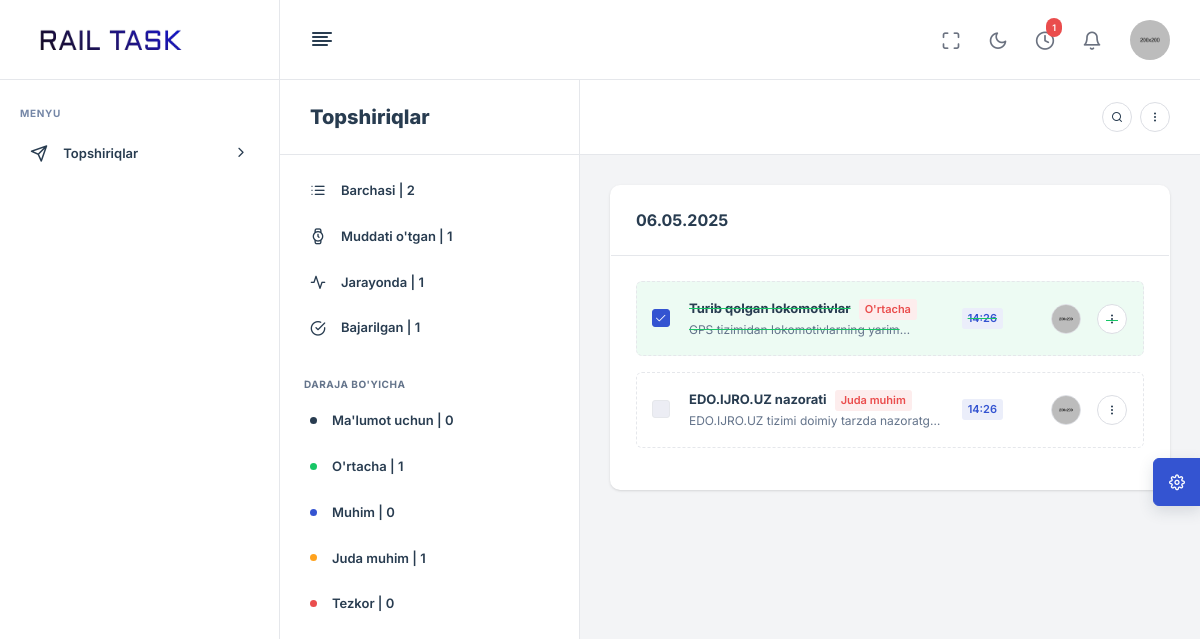
Page /tasks/ (signed in) on the committed database.
### tasks/models.py (models this page shows, shortened)
class Task(models.Model):
    STATUS_CHOICES = [
        ('assigned', 'Topshiriq berildi'),
        ('accepted', 'Qabul qilindi'),
        ('in_progress', 'Bajarilmoqda'),
        ('completed', 'Bajarildi'),
        ('approved', 'Tasdiqlandi'),
        ('expired', 'Bajarilmadi'),
        ('returned', 'Qayta ishlashga yuborildi'),
    ]
    DEGREE_CHOICES = [
        ('info', "Ma'lumot uchun"),
        ('medium', "O'rtacha"),
        ('important', "Muhim"),
        ('very_important', "Juda muhim"),
        ('urgent', "Tezkor"),
    ]
    author = models.ForeignKey(Profile, on_delete=models.CASCADE, related_name='author')
    title = models.CharField(max_length=100)
    description = models.TextField(null=True, blank=True)
    performers = models.ManyToManyField(Profile, related_name='performers')
    status = models.CharField(max_length=50, choices=STATUS_CHOICES)
    received = models.DateField(null=True, blank=True)
    deadline = models.DateTimeField(null=True, blank=True)
    degree = models.CharField(max_length=50, choices=DEGREE_CHOICES, default='medium')
    archived = models.BooleanField(default=False)
    created_at = models.DateTimeField(auto_now_add=True)
    edited_at = models.DateTimeField(auto_now=True)

### tasks/views.py (the view)
# urls.py: path('', TaskListView.as_view(), name='task_list'),
class TaskListView(ListView):
    def get(self, request, *args, **kwargs):
        profile = request.user.profile
        today = timezone.now().date()
        tomorrow = today + timedelta(days=1)
        tasks = Task.objects.filter(archived=False)
        if profile.position == "Bosh muhandis o'rinbosari":
            tasks = tasks.filter(author=profile)
        else:
            tasks = tasks.filter(performers=profile)
        expired_tasks = tasks.filter(deadline__lt=timezone.now()).exclude(status='completed')
        counts = {
            "all": tasks.count(),
            "expired": expired_tasks.count(),
            "in_progress": tasks.filter(status='in_progress').count(),
            "completed": tasks.filter(status='completed').count(),
            "info": tasks.filter(degree='info').count(),
            "medium": tasks.filter(degree='medium').count(),
            "important": tasks.filter(degree='important').count(),
            "very_important": tasks.filter(degree='very_important').count(),
            "urgent": tasks.filter(degree='urgent').count(),
        }
        workers = Profile.objects.all().exclude(position="Bosh muhandis o'rinbosari")
        workers_task_count = {}
        for worker in workers:
            workers_task_count[worker] = tasks.filter(performers=worker).count()
        workers_task_count = dict(sorted(workers_task_count.items(), key=lambda item: item[1], reverse=True))   # sort by task count
        status = request.GET.get('status')
        degree = request.GET.get('degree')
        worker_id = request.GET.get('worker_id')
        if status == 'expired':
            tasks = expired_tasks
        elif status in ['in_progress', 'completed']:
            tasks = tasks.filter(status=status)
        elif degree:
            tasks = tasks.filter(degree=degree)
        elif worker_id:
            worker = Profile.objects.get(id=worker_id)
            tasks = tasks.filter(performers=worker)
        grouped_tasks = {}
        for task in tasks.order_by('deadline'):
            if task.deadline.date() == today:
                key = 'Bugun'
            elif task.deadline.date() == tomorrow:
                key = 'Ertaga'
            elif task.deadline:
                key = task.deadline.strftime('%d.%m.%Y')
            else:
                key = 'Muddatsiz'
            grouped_tasks.setdefault(key, []).append(task)
        exclude_role_names = ['tchzg']
        performers = Profile.objects.exclude(roles__name__in=exclude_role_names)
        return render(request, 'tasks/tasks.html', {
            'grouped_tasks': grouped_tasks,
            'performers': performers,
            'expired_tasks': expired_tasks,
            'counts': counts,
            'workers_task_count': workers_task_count
        })

### templates/tasks/tasks.html (shortened to what this page needs)
{% extends 'base.html' %}
{% load static %}
{% block content %}
<main class="nxl-container apps-container apps-tasks">
    <div class="nxl-content without-header nxl-full-content">
        <div class="main-content d-flex">
            {% if 'workers' in request.path %}
                {% include 'tasks/tasks-workers-sidebar.html' %}
            {% else %}
                {% include 'tasks/tasks-filters-sidebar.html' %}
            {% endif %}
            <div class="content-area" data-scrollbar-target="#psScrollbarInit">
                <div class="content-area-header sticky-top">
                    <div class="page-header-right ms-auto">
                        <div class="hstack gap-2">
                            <div class="hstack">
                                <a href="javascript:void(0)" class="search-form-open-toggle">
                                    <div class="avatar-text avatar-md" data-bs-toggle="tooltip" data-bs-trigger="hover"
                                         title="Search">
                                        <i class="feather-search"></i>
                                    </div>
                                </a>
                            </div>
                            <div class="dropdown d-none d-sm-flex">
                                <a href="javascript:void(0)" class="d-flex" data-bs-toggle="dropdown"
                                   data-bs-offset="0,22" data-bs-auto-close="outside">
                                    <div class="avatar-text avatar-md" data-bs-toggle="tooltip" data-bs-trigger="hover"
                                         title="More Options">
                                        <i class="feather-more-vertical"></i>
                                    </div>
                                </a>
                            </div>
                        </div>
                    </div>
                </div>
                <div class="content-area-body" style="min-height: 93%;">
                    {% for date_label, tasks in grouped_tasks.items %}
                    <div class="card stretch stretch-full">
                        <a href="javascript:void(0);" class="card-header" data-bs-toggle="collapse"
                           data-bs-target="#tasks_collapse_{{forloop.counter}}">
                            <h5 class="mb-0">{{ date_label }}</h5>
                        </a>
                        <div class="card-body collapse show" id="tasks_collapse_{{forloop.counter}}">
                            <ul class="list-unstyled mb-0">
                                {% for task in tasks %}
                                <li class="single-task-list p-3 mb-3 border border-dashed rounded-3 {% if task.status == 'completed' %} task-completed {% endif %}">
                                    <div class="d-flex align-items-center justify-content-between">
                                        <div class="d-flex align-items-center gap-3 me-3">
                                            <div class="custom-control custom-checkbox me-2">
                                            </div>
                                            <div class="d-flex align-items-center gap-3">
                                                <a href="javascript:void(0);" class="single-task-list-link"
                                                   data-bs-toggle="offcanvas" data-bs-target="#tasksDetailsOffcanvas{{task.id}}">
                                                    <div class="fs-13 fw-bold text-truncate-1-line">{{ task.title }}<span class="ms-2 badge bg-soft-danger text-danger">{{ task.get_degree_display }}</span>
                                                    </div>
                                                    <div class="fs-12 fw-normal text-muted text-truncate-1-line">{{ task.description }}
                                                    </div>
                                                </a>
                                            </div>
                                        </div>
                                        <div class="d-flex flex-shrink-0 align-items-center gap-3">
                                            <div class="badge bg-soft-primary text-primary d-md-inline-block d-none">
                                                {{ task.deadline|date:'H:i' }}
                                            </div>
                                            <div class="avatar-image avatar-md d-sm-inline-block d-none">
                                                <img src="{% static 'assets/images/avatar/1.png' %}" alt="user"
                                                     class="img-fluid">
                                            </div>
                                            <div class="dropdown">
                                                <a href="javascript:void(0);" class="avatar-text avatar-md"
                                                   data-bs-toggle="dropdown">
                                                    <i class="feather-more-vertical"></i>
                                                </a>
                                            </div>
                                        </div>
                                    </div>
                                </li>
                                {% endfor %}
                            </ul>
                        </div>
                    </div>
                    {% endfor %}
                </div>
            </div>
        </div>
    </div>
</main>
{% endblock %}

### rows in the picture
Task: date_label "06.05.2025", title "Turib qolgan lokomotivlar", degree "O'rtacha", description "GPS tizimidan lokomotivlarning…", deadline "14:26"
Task: title "EDO.IJRO.UZ nazorati", degree "Juda muhim", description "EDO.IJRO.UZ tizimi doimiy tarzda…", deadline "14:26"

### other values in the picture
{{ expired_tasks|length }} "1"
{{ counts.all }} "2"
{{ counts.expired }} "1"
{{ counts.in_progress }} "1"
{{ counts.completed }} "1"
{{ counts.info }} "0"
{{ counts.medium }} "1"
{{ counts.important }} "0"
{{ counts.very_important }} "1"
{{ counts.urgent }} "0"
